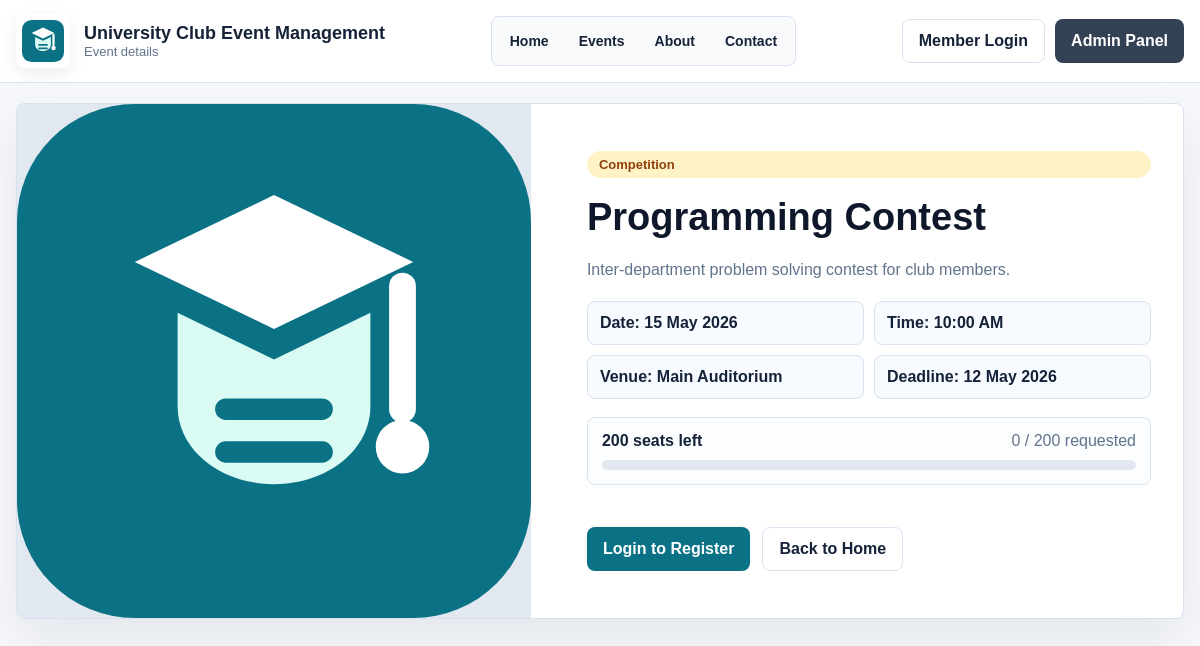
The app's page /event-details.php?id=1 with its own data.
### tables this page shows
CREATE TABLE IF NOT EXISTS events (
    event_id INT AUTO_INCREMENT PRIMARY KEY,
    title VARCHAR(200) NOT NULL,
    description TEXT,
    image_path VARCHAR(255) DEFAULT NULL,
    category VARCHAR(80) DEFAULT 'General',
    event_date DATE NOT NULL,
    event_time TIME DEFAULT NULL,
    registration_deadline DATE DEFAULT NULL,
    venue VARCHAR(150) NOT NULL,
    capacity INT NOT NULL,
    created_by INT DEFAULT NULL,
    created_at TIMESTAMP DEFAULT CURRENT_TIMESTAMP,
    CONSTRAINT chk_events_capacity CHECK (capacity > 0 AND capacity <= 500),
    CONSTRAINT fk_events_admin FOREIGN KEY (created_by) REFERENCES admins(admin_id) ON DELETE SET NULL
);

### backend/db.php (called while the page is built, shortened)
<?php
function e(string $value): string
{
    return htmlspecialchars($value, ENT_QUOTES, 'UTF-8');
}
function registrationDeadlineOpen(?string $deadline): bool
{
    return strtotime($deadline . ' 23:59:59') >= time();
}
function eventImageUrl(?string $path, string $prefix = ''): string
{
    $cleanPath = trim((string) $path);
    if ($cleanPath !== '') {
        return e($prefix . ltrim($cleanPath, '/'));
    }
    return e($prefix . 'assets/images/club_logo.svg');
}

### event-details.php (the view, shortened to what this page needs)
<?php
require_once __DIR__ . '/backend/db.php';
$eventId = (int) ($_GET['id'] ?? 0);
$eventStmt = $conn->prepare(
    'SELECT e.event_id, e.title, e.description, e.image_path, e.category, e.event_date, e.event_time,
            e.registration_deadline, e.venue, e.capacity,
            COUNT(CASE WHEN r.status IN ("pending", "approved") THEN 1 END) AS total_registered
     FROM events e
     LEFT JOIN registrations r ON r.event_id = e.event_id
     WHERE e.event_id = ?
     GROUP BY e.event_id, e.title, e.description, e.image_path, e.category, e.event_date,
              e.event_time, e.registration_deadline, e.venue, e.capacity
     LIMIT 1'
);
$eventStmt->bind_param('i', $eventId);
$eventStmt->execute();
$event = $eventStmt->get_result()->fetch_assoc();
$capacity = (int) ($event['capacity'] ?? 0);
$totalRegistered = (int) ($event['total_registered'] ?? 0);
$remaining = max($capacity - $totalRegistered, 0);
$isDeadlineOpen = $event ? registrationDeadlineOpen($event['registration_deadline'] ?? null) : false;
?>
<!DOCTYPE html>
<html lang="en">
<head>
    <link rel="stylesheet" href="student/style.css">
</head>
<body class="website-body">
    <header class="site-header">
        <div class="site-shell site-header-inner">
            <a class="brand-row site-brand" href="index.php">
                <img src="assets/images/club_logo.svg" alt="University Club Event Management Logo" class="brand-logo">
                <div class="brand-copy">
                    <strong>University Club Event Management</strong>
                    <span>Event details</span>
                </div>
            </a>
            <nav class="site-menu" aria-label="Main navigation">
                <a href="index.php">Home</a>
                <a href="events.php">Events</a>
                <a href="about.php">About</a>
                <a href="contact.php">Contact</a>
            </nav>
            <div class="nav-actions">
                <a class="button-link ghost" href="student/login.php">Member Login</a>
                <a class="button-link secondary" href="admin/admin-login.php">Admin Panel</a>
            </div>
        </div>
    </header>
    <main class="site-shell detail-page">
        <?php if (!$event): ?>
            <section class="panel">
                <h1>Event not found</h1>
                <p class="muted">The event may have been removed or the link is incorrect.</p>
                <div class="hero-actions">
                    <a class="button-link" href="index.php">Back to Home</a>
                </div>
            </section>
        <?php else: ?>
            <section class="detail-hero public-detail">
                <div class="detail-media">
                    <img src="<?= eventImageUrl($event['image_path']); ?>" alt="<?= e($event['title']); ?>">
                </div>
                <div class="detail-copy">
                    <span class="status-badge status-pending"><?= e($event['category']); ?></span>
                    <h1><?= e($event['title']); ?></h1>
                    <p><?= e($event['description'] ?: 'No description has been added for this event yet.'); ?></p>
                    <div class="detail-facts">
                        <span>Date: <?= e(date('d M Y', strtotime($event['event_date']))); ?></span>
                        <span>Time: <?= $event['event_time'] ? e(date('h:i A', strtotime($event['event_time']))) : 'TBA'; ?></span>
                        <span>Venue: <?= e($event['venue']); ?></span>
                        <span>Deadline: <?= $event['registration_deadline'] ? e(date('d M Y', strtotime($event['registration_deadline']))) : 'Open until seats fill'; ?></span>
                    </div>
                    <div class="seat-meter">
                        <div class="seat-meter-top">
                            <strong><?= e((string) $remaining); ?> seats left</strong>
                            <span><?= e((string) $totalRegistered); ?> / <?= e((string) $capacity); ?> requested</span>
                        </div>
                        <div class="progress-track">
                        </div>
                    </div>
                    <div class="hero-actions">
                        <?php if ($isDeadlineOpen && $remaining > 0): ?>
                            <a class="button-link" href="student/login.php">Login to Register</a>
                        <?php else: ?>
                            <span class="status-badge status-rejected"><?= $remaining <= 0 ? 'Seats Full' : 'Registration Closed'; ?></span>
                        <?php endif; ?>
                        <a class="button-link ghost" href="index.php">Back to Home</a>
                    </div>
                </div>
            </section>
        <?php endif; ?>
    </main>
</body>
</html>

### student/style.css (style rules this page uses)
* { box-sizing: border-box; margin: 0; padding: 0; }
:root { --bg: #edf3fb; --surface: #ffffff; --surface-soft: #f7faff; --surface-strong: #0d1b34; --text: #152238; --muted: #61738c; --border: #d8e2f0; --primary: #0b7285; --primary-dark: #085c6a; --accent: #1d4ed8; --success: #15803d; --warning: #b45309; --danger: #b91c1c; --shadow: 0 20px 50px rgba(15, 23, 42, 0.08); }
html { scroll-behavior: smooth; }
body { min-height: 100vh; font-family: Arial, Helvetica, sans-serif; color: var(--text); background: linear-gradient(180deg, #eef4fb 0%, #f8fbff 48%, #eef7f4 100%); }
a { color: var(--accent); text-decoration: none; }
img { display: block; max-width: 100%; }
button, .button-link { display: inline-flex; align-items: center; justify-content: center; gap: 8px; border: none; border-radius: 8px; background: var(--primary); color: #fff; cursor: pointer; padding: 12px 16px; font-weight: 700; transition: background 0.2s ease, transform 0.2s ease; }
.button-link.ghost, .ghost-btn { background: #fff; color: var(--text); border: 1px solid var(--border); }
.button-link.secondary, .secondary-btn { background: #334155; }
.site-shell { width: min(1180px, calc(100% - 32px)); margin: 0 auto; }
.website-body { background: #f6f8fb; }
.site-header { position: sticky; top: 0; z-index: 20; background: rgba(255, 255, 255, 0.94); border-bottom: 1px solid var(--border); backdrop-filter: blur(14px); }
.site-header-inner { min-height: 82px; display: flex; align-items: center; justify-content: space-between; gap: 18px; }
.site-brand { color: var(--text); }
.site-menu { display: flex; align-items: center; gap: 6px; padding: 6px; border: 1px solid var(--border); border-radius: 8px; background: #f8fafc; }
.site-menu a { color: var(--text); padding: 10px 12px; border-radius: 8px; font-weight: 700; font-size: 14px; }
.brand-row { display: flex; align-items: center; gap: 14px; }
.brand-logo { width: 54px; height: 54px; object-fit: contain; border-radius: 8px; background: #fff; padding: 6px; box-shadow: 0 6px 18px rgba(15, 23, 42, 0.08); }
.brand-copy strong { display: block; font-size: 18px; }
.brand-copy span { display: block; color: var(--muted); font-size: 13px; }
.nav-actions { display: flex; flex-wrap: wrap; gap: 10px; }
.hero-copy h1, .topbar h1, .detail-copy h1 { color: #0f172a; }
.hero-actions { display: flex; flex-wrap: wrap; gap: 12px; margin-top: 24px; }
.status-badge { display: inline-block; padding: 6px 12px; border-radius: 999px; font-size: 13px; font-weight: 700; }
.status-pending { background: #fef3c7; color: #92400e; }
.detail-page { padding-bottom: 36px; }
.detail-hero { display: grid; grid-template-columns: minmax(320px, 0.9fr) minmax(0, 1.1fr); gap: 24px; align-items: stretch; margin-bottom: 22px; background: #fff; border: 1px solid var(--border); border-radius: 8px; overflow: hidden; box-shadow: var(--shadow); }
.public-detail { margin-top: 20px; }
.detail-media { min-height: 430px; background: #e2e8f0; }
.detail-media img { width: 100%; height: 100%; object-fit: cover; }
.detail-copy { padding: 32px; display: grid; gap: 18px; align-content: center; }
.detail-copy h1 { font-size: 38px; line-height: 1.12; }
.detail-copy p { color: var(--muted); line-height: 1.65; }
.detail-facts { display: grid; grid-template-columns: repeat(2, minmax(0, 1fr)); gap: 10px; }
.detail-facts span { padding: 12px; border: 1px solid var(--border); border-radius: 8px; background: var(--surface-soft); color: var(--text); font-weight: 700; }
.seat-meter { display: grid; gap: 10px; padding: 14px; border: 1px solid var(--border); border-radius: 8px; background: #fbfdff; }
.seat-meter-top { display: flex; justify-content: space-between; gap: 12px; color: var(--muted); }
.seat-meter-top strong { color: var(--text); }
.progress-track, .mini-meter { height: 10px; overflow: hidden; border-radius: 999px; background: #e2e8f0; }

### records on screen
events: image_path (picture), category "Competition", title "Programming Contest", description "Inter-department problem solving contest for club members.", event_date "15 May 2026", event_time "10:00 AM", venue "Main Auditorium", registration_deadline "12 May 2026", capacity "200"

### other values on screen
$totalRegistered "0"
